Frame 1 (no input): blank canvas, image omitted
Frame 60 (no input): blank canvas, image omitted
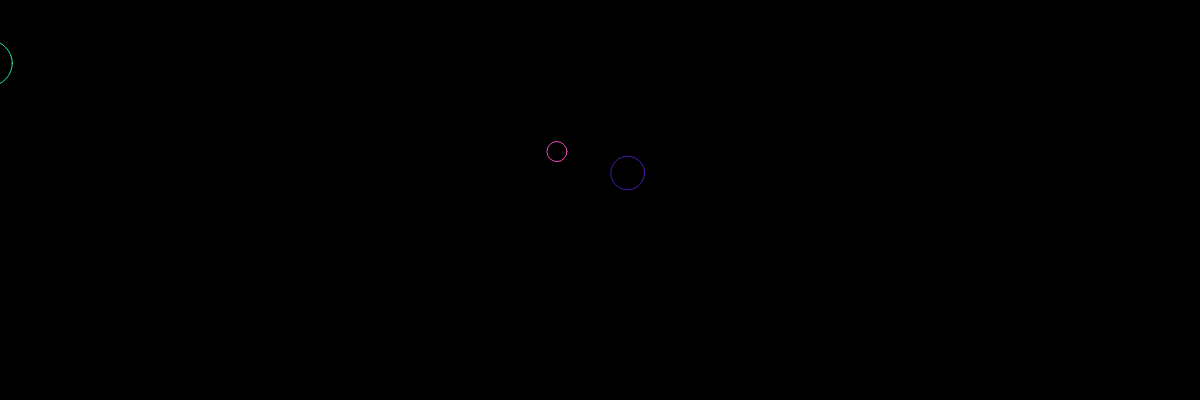
Frame 120 (the mouse pressed at the canvas centre since frame 60)

The p5.js sketch whose frames 1 and 60 were blank and that drew this single picture after the mouse press (run headless with seeded random() and noise() and a simulated clock; from frame 60 on, the mouse is pressed at the canvas centre):

// p5.js sketch
// ── sketch.js

let bubbles = [];

function setup() {
    createCanvas(windowWidth, 400);
    let b = new Bubble(width/2, height/2, 10);
    bubbles.push(b);
}

function mouseMoved() {
    let r = random(5, 30);
    let b = new Bubble(mouseX, mouseY, r);
    bubbles.push(b);
}

function draw() {
    background(0);
    for (let i = 0; i < bubbles.length; i++) {
        bubbles[i].move();
        bubbles[i].show();
    }
}

class Bubble {
    constructor(x, y, r) {
        this.x = x;
        this.y = y;
        this.r = r;
    }

    move() {
        this.x = this.x + random(-5, 5);
        this.y = this.y + random(-5, 5);
    }

    pour(){
        //Updates this.x position by subtracting 0.1 from its current value
        this.x -= 0.1;
        //Updates this.y position by adding a random value between 1 and 3 to its current value
        this.y += random( 1, 3 );
      }
      
    show() {
        stroke(random(255), random(255), random(255));
        strokeWeight(1);
        noFill();
        ellipse(this.x, this.y, this.r * 2);
    }
}
